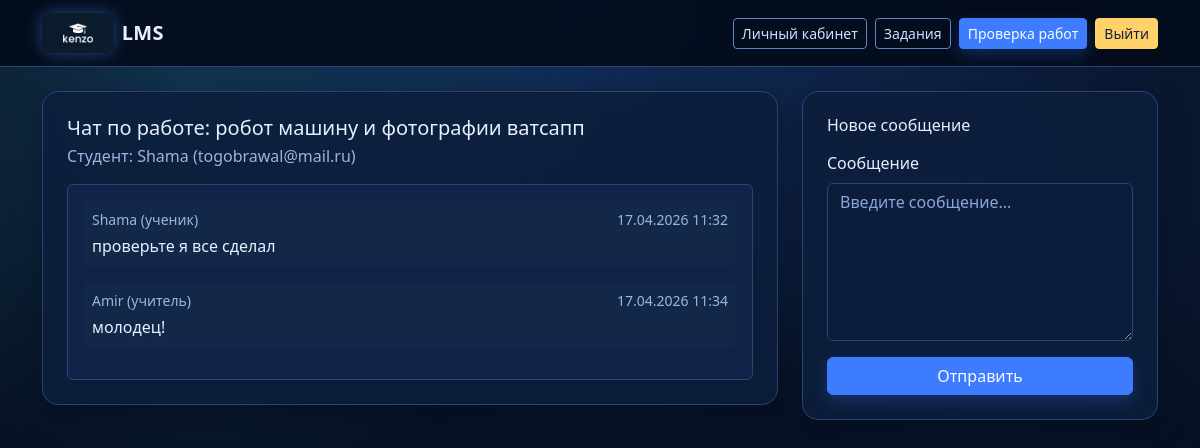
Screenshot of /feedback/3 (signed in) with the database file from the repository.
### app/models.py (models this page shows, shortened)
class Submission(db.Model):
    id = db.Column(db.Integer, primary_key=True)
    title = db.Column(db.String(150), nullable=False)
    description = db.Column(db.Text, nullable=False)
    filename = db.Column(db.String(255), nullable=False)
    score = db.Column(db.Integer, default=0)
    teacher_comment = db.Column(db.Text, nullable=True)
    created_at = db.Column(db.DateTime, default=datetime.utcnow)
    assignment_id = db.Column(db.Integer, db.ForeignKey("assignment.id"), nullable=True)
    assignment = db.relationship("Assignment", back_populates="submissions")
    author_id = db.Column(db.Integer, db.ForeignKey("user.id"), nullable=False)
    author = db.relationship("User", back_populates="submissions")
    feedback_messages = db.relationship(
        "FeedbackMessage",
        back_populates="submission",
        cascade="all, delete-orphan",
        order_by="FeedbackMessage.created_at.asc()",
    )

class User(UserMixin, db.Model):
    id = db.Column(db.Integer, primary_key=True)
    username = db.Column(db.String(80), unique=True, nullable=False)
    email = db.Column(db.String(120), unique=True, nullable=False)
    role = db.Column(db.String(20), nullable=False, default="student")
    password_hash = db.Column(db.String(255), nullable=False)
    created_at = db.Column(db.DateTime, default=datetime.utcnow)
    submissions = db.relationship("Submission", back_populates="author", cascade="all, delete")

class FeedbackMessage(db.Model):
    id = db.Column(db.Integer, primary_key=True)
    body = db.Column(db.Text, nullable=False)
    created_at = db.Column(db.DateTime, default=datetime.utcnow)
    sender_id = db.Column(db.Integer, db.ForeignKey("user.id"), nullable=False)
    submission_id = db.Column(db.Integer, db.ForeignKey("submission.id"), nullable=False)
    sender = db.relationship("User")
    submission = db.relationship("Submission", back_populates="feedback_messages")

### app/routes/main.py (the view, shortened to what this page needs)
@main_bp.route("/feedback/<int:submission_id>", methods=["GET", "POST"])
@login_required
def feedback_chat(submission_id: int):
    submission = Submission.query.get_or_404(submission_id)
    can_access = is_teacher(current_user) or submission.author_id == current_user.id
    if not can_access:
        flash("У вас нет доступа к этому чату", "danger")
        return redirect(url_for("main.dashboard"))
    form = FeedbackMessageForm()
    messages = submission.feedback_messages
    return render_template(
        "feedback_chat.html",
        submission=submission,
        form=form,
        messages=messages,
        is_teacher_user=is_teacher(current_user),
    )

### app/forms.py
class FeedbackMessageForm(FlaskForm):
    body = TextAreaField("Сообщение", validators=[DataRequired(), Length(min=2, max=2000)])
    submit = SubmitField("Отправить")

### app/models.py (called while the page is built)
@login_manager.user_loader
def load_user(user_id: str):
    return User.query.get(int(user_id))

### app/routes/main.py (called while the page is built)
def is_teacher(user) -> bool:
    if not user or not user.is_authenticated:
        return False
    if getattr(user, "role", "student") == "teacher":
        return True
    email = (user.email or "").lower()
    teacher_emails = {item.lower() for item in current_app.config.get("TEACHER_EMAILS", [])}
    return "teacher" in email or email in teacher_emails

### app/templates/feedback_chat.html (shortened to what this page needs)
{% extends "base.html" %}
{% block content %}
<div class="row g-4">
    <div class="col-lg-8">
        <div class="card shadow-sm">
            <div class="card-body p-4">
                <h1 class="h5 mb-1">Чат по работе: {{ submission.title }}</h1>
                <p class="text-muted mb-3">
                    Студент: {{ submission.author.username }}
                    {% if is_teacher_user %}
                        ({{ submission.author.email }})
                    {% endif %}
                </p>
                <div class="chat-box border rounded p-3 bg-light-subtle">
                    {% if messages %}
                        {% for msg in messages %}
                            <div class="mb-3 p-2 rounded {% if msg.sender_id == current_user.id %}bg-primary-subtle{% else %}bg-white{% endif %}">
                                <div class="d-flex justify-content-between small text-muted mb-1">
                                    <span>
                                        {{ msg.sender.username }}
                                        {% if msg.sender_id == submission.author_id %}
                                            (ученик)
                                        {% else %}
                                            (учитель)
                                        {% endif %}
                                    </span>
                                    <span>{{ msg.created_at.strftime('%d.%m.%Y %H:%M') }}</span>
                                </div>
                                <div style="white-space: pre-wrap;">{{ msg.body }}</div>
                            </div>
                        {% endfor %}
                    {% else %}
                        <p class="text-muted mb-0">Сообщений пока нет. Начните обсуждение.</p>
                    {% endif %}
                </div>
            </div>
        </div>
    </div>
    <div class="col-lg-4">
        <div class="card shadow-sm">
            <div class="card-body p-4">
                <h2 class="h6 mb-3">Новое сообщение</h2>
                <form method="post">
                    <div class="mb-3">
                        {{ form.body.label(class="form-label") }}
                        {{ form.body(class="form-control", rows=6, placeholder="Введите сообщение...") }}
                    </div>
                    {{ form.submit(class="btn btn-primary w-100") }}
                </form>
            </div>
        </div>
    </div>
</div>
{% endblock %}

### app/static/css/style.css (style rules this page uses)
:root { --bg-main: #071225; --bg-surface: #0f1f3d; --bg-surface-soft: #15284e; --border-color: #274577; --text-main: #e7efff; --text-muted: #9db4de; --primary: #3d7bff; --primary-hover: #5690ff; --accent: #45c6ff; }
body { background: radial-gradient(circle at top, #122e5b 0%, var(--bg-main) 45%, #050d1c 100%); color: var(--text-main); min-height: 100vh; }
body::before { content: ""; position: fixed; inset: 0; pointer-events: none; background: radial-gradient(circle at 15% 10%, rgba(69, 198, 255, 0.18), transparent 35%), radial-gradient(circle at 85% 20%, rgba(61, 123, 255, 0.12), transparent 30%); z-index: -1; }
.card { background: rgba(13, 30, 59, 0.9); border: 1px solid var(--border-color); border-radius: 1rem; color: var(--text-main); box-shadow: 0 10px 28px rgba(2, 8, 20, 0.4) !important; transition: transform 0.2s ease, box-shadow 0.2s ease; }
.chat-box { max-height: 520px; overflow-y: auto; background: #0c1a34 !important; border-color: var(--border-color) !important; }
.form-control, .form-select { background: #0c1d3b; border: 1px solid var(--border-color); color: var(--text-main); }
.form-control::placeholder { color: #89a6d8; }
.text-muted { color: var(--text-muted) !important; }
.btn-primary, .btn-success, .btn-info { background: var(--primary); border-color: var(--primary); color: #f7fbff; box-shadow: 0 6px 16px rgba(44, 94, 191, 0.35); }
.btn { position: relative; overflow: hidden; transition: transform 0.22s ease, box-shadow 0.22s ease, background-color 0.22s ease, border-color 0.22s ease, color 0.22s ease; }
.btn::before { content: ""; position: absolute; top: -120%; left: -30%; width: 55%; height: 320%; background: linear-gradient(to right, transparent, rgba(255, 255, 255, 0.28), transparent); transform: rotate(22deg); opacity: 0; transition: left 0.45s ease, opacity 0.2s ease; pointer-events: none; }
.bg-light-subtle { background-color: #10244a !important; }
.bg-white { background-color: #132849 !important; }

### rows the page displays
Submission: title "робот машину и фотографии ватсапп"
User: author.username "Shama", author.email "togobrawal@mail.ru"
FeedbackMessage: sender.username "Shama", shows "(ученик)", created_at "17.04.2026 11:32", body "проверьте я все сделал"
FeedbackMessage: sender.username "Amir", shows "(учитель)", created_at "17.04.2026 11:34", body "молодец!"
